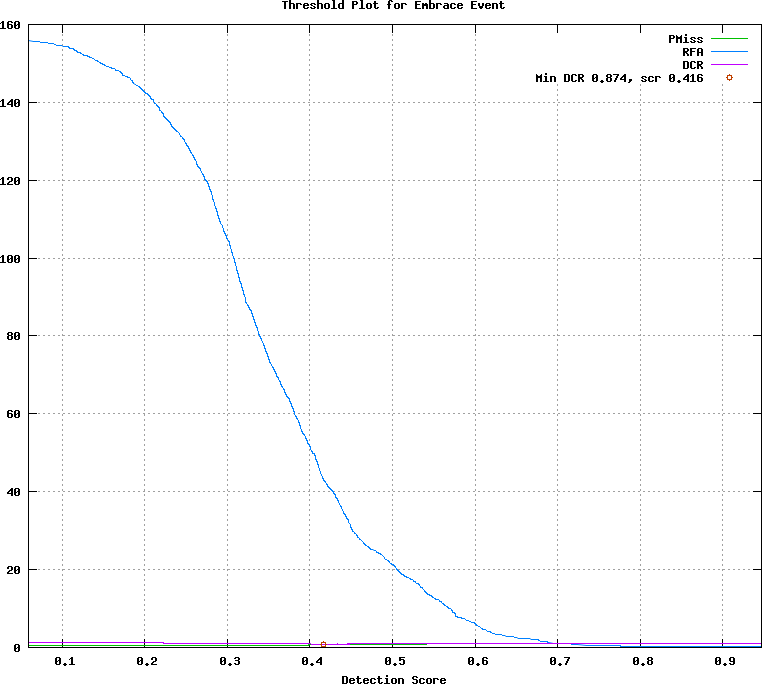

The gnuplot source for this figure:
## GNUPLOT command file
set terminal postscript color
set style data lines
set title 'Threshold Plot for Embrace Event'
set xlabel 'Detection Score'
set grid
set size ratio 0.85
plot [0.059000:0.947000]  \
  'test.det.Embrace_Event.dat.1' using 1:4 title 'PMiss' with lines lt 2, \
  'test.det.Embrace_Event.dat.1' using 1:5 title 'RFA' with lines lt 3, \
  'test.det.Embrace_Event.dat.1' using 1:6 title 'DCR' with lines lt 4, \
  'test.det.Embrace_Event.dat.2' using 1:2 title 'Min DCR 0.874, scr 0.416' with points lt 6
